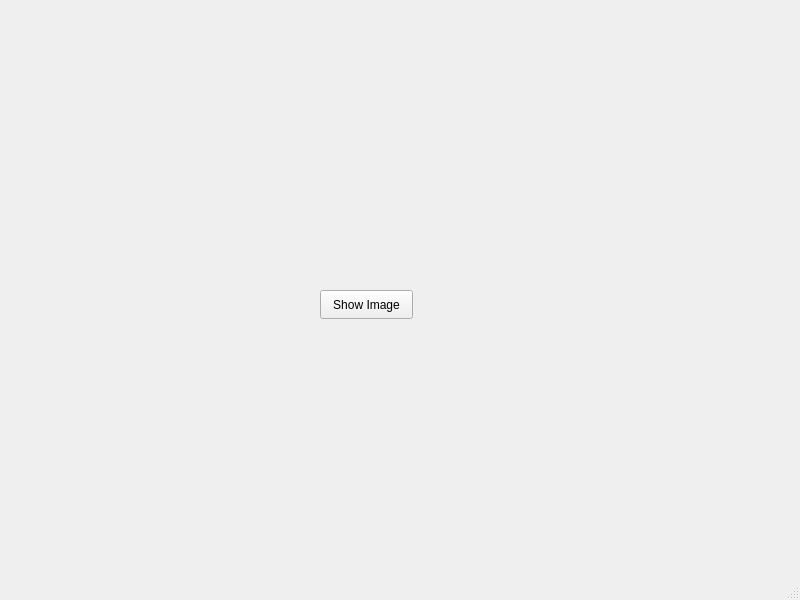
<?xml version="1.0" encoding="UTF-8"?>
<ui version="4.0">
 <class>MainWindow</class>
 <widget class="QMainWindow" name="MainWindow">
  <property name="geometry">
   <rect>
    <x>0</x>
    <y>0</y>
    <width>800</width>
    <height>600</height>
   </rect>
  </property>
  <property name="windowTitle">
   <string>MainWindow</string>
  </property>
  <widget class="QWidget" name="centralwidget">
   <widget class="QPushButton" name="pushButton">
    <property name="geometry">
     <rect>
      <x>320</x>
      <y>290</y>
      <width>93</width>
      <height>29</height>
     </rect>
    </property>
    <property name="text">
     <string>Show Image</string>
    </property>
   </widget>
  </widget>
  <widget class="QMenuBar" name="menubar">
   <property name="geometry">
    <rect>
     <x>0</x>
     <y>0</y>
     <width>800</width>
     <height>26</height>
    </rect>
   </property>
  </widget>
  <widget class="QStatusBar" name="statusbar"/>
 </widget>
 <resources/>
 <connections/>
</ui>
